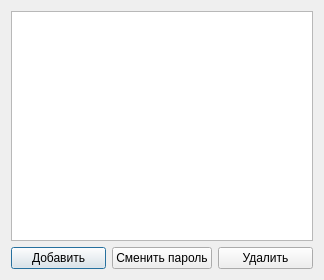
<?xml version="1.0" encoding="UTF-8"?>
<ui version="4.0">
 <class>Users</class>
 <widget class="QDialog" name="Users">
  <property name="windowModality">
   <enum>Qt::NonModal</enum>
  </property>
  <property name="geometry">
   <rect>
    <x>0</x>
    <y>0</y>
    <width>324</width>
    <height>280</height>
   </rect>
  </property>
  <property name="sizePolicy">
   <sizepolicy hsizetype="Preferred" vsizetype="Preferred">
    <horstretch>0</horstretch>
    <verstretch>0</verstretch>
   </sizepolicy>
  </property>
  <property name="windowTitle">
   <string>Управление пользователями</string>
  </property>
  <property name="modal">
   <bool>false</bool>
  </property>
  <layout class="QGridLayout" name="gridLayout">
   <item row="1" column="0">
    <layout class="QHBoxLayout" name="horizontalLayout">
     <item>
      <widget class="QPushButton" name="pushButton">
       <property name="text">
        <string>Добавить</string>
       </property>
      </widget>
     </item>
     <item>
      <widget class="QPushButton" name="pushButton_3">
       <property name="text">
        <string>Сменить пароль</string>
       </property>
      </widget>
     </item>
     <item>
      <widget class="QPushButton" name="pushButtonDelete">
       <property name="text">
        <string>Удалить</string>
       </property>
      </widget>
     </item>
    </layout>
   </item>
   <item row="0" column="0">
    <widget class="QTableView" name="tableView">
     <property name="sizeAdjustPolicy">
      <enum>QAbstractScrollArea::AdjustIgnored</enum>
     </property>
     <property name="editTriggers">
      <set>QAbstractItemView::NoEditTriggers</set>
     </property>
     <property name="showGrid">
      <bool>false</bool>
     </property>
     <property name="sortingEnabled">
      <bool>true</bool>
     </property>
     <attribute name="horizontalHeaderVisible">
      <bool>true</bool>
     </attribute>
     <attribute name="horizontalHeaderCascadingSectionResizes">
      <bool>false</bool>
     </attribute>
     <attribute name="horizontalHeaderDefaultSectionSize">
      <number>150</number>
     </attribute>
     <attribute name="horizontalHeaderMinimumSectionSize">
      <number>150</number>
     </attribute>
     <attribute name="horizontalHeaderShowSortIndicator" stdset="0">
      <bool>false</bool>
     </attribute>
     <attribute name="verticalHeaderVisible">
      <bool>false</bool>
     </attribute>
     <attribute name="verticalHeaderCascadingSectionResizes">
      <bool>false</bool>
     </attribute>
    </widget>
   </item>
  </layout>
 </widget>
 <resources/>
 <connections/>
</ui>
